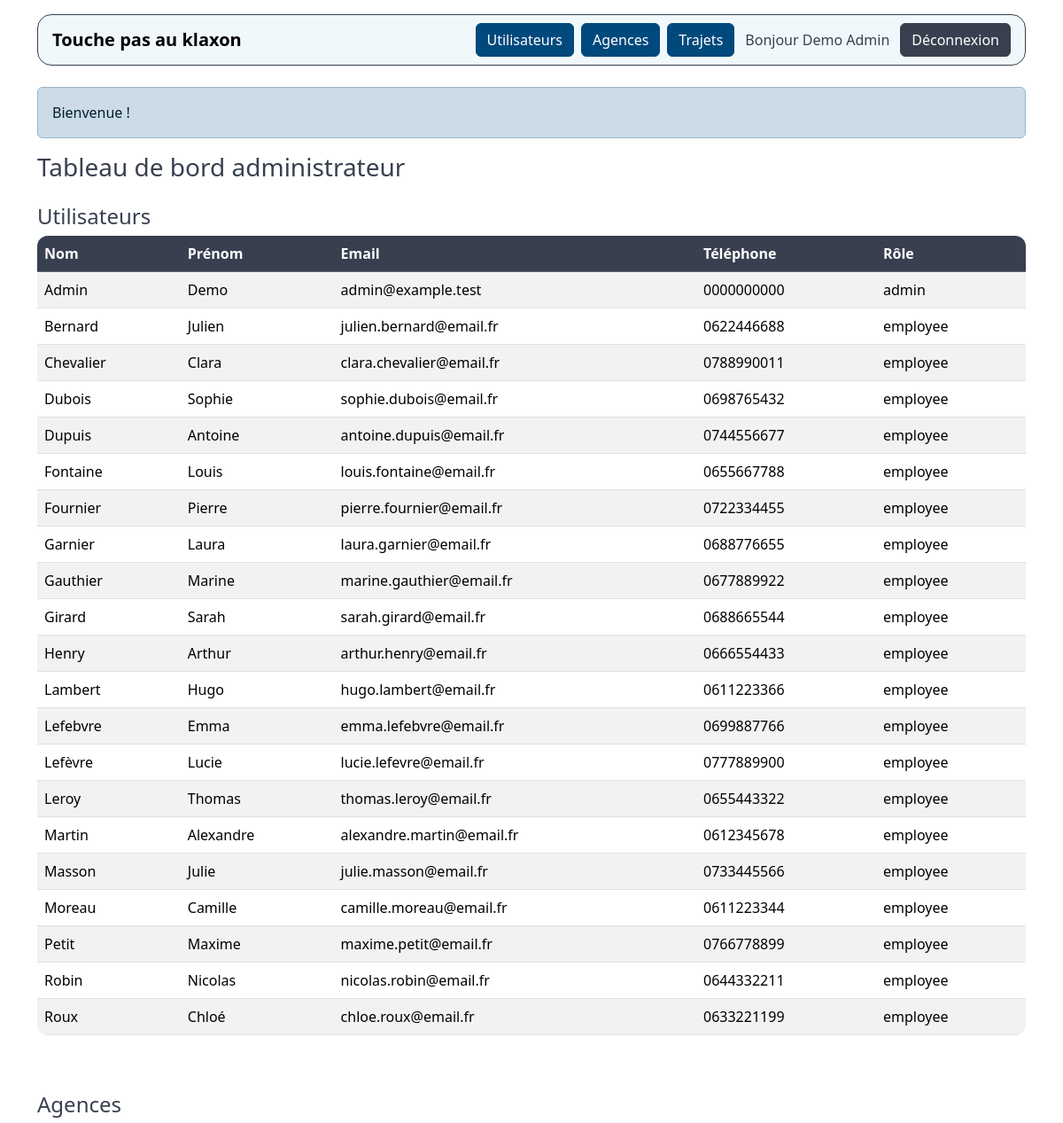
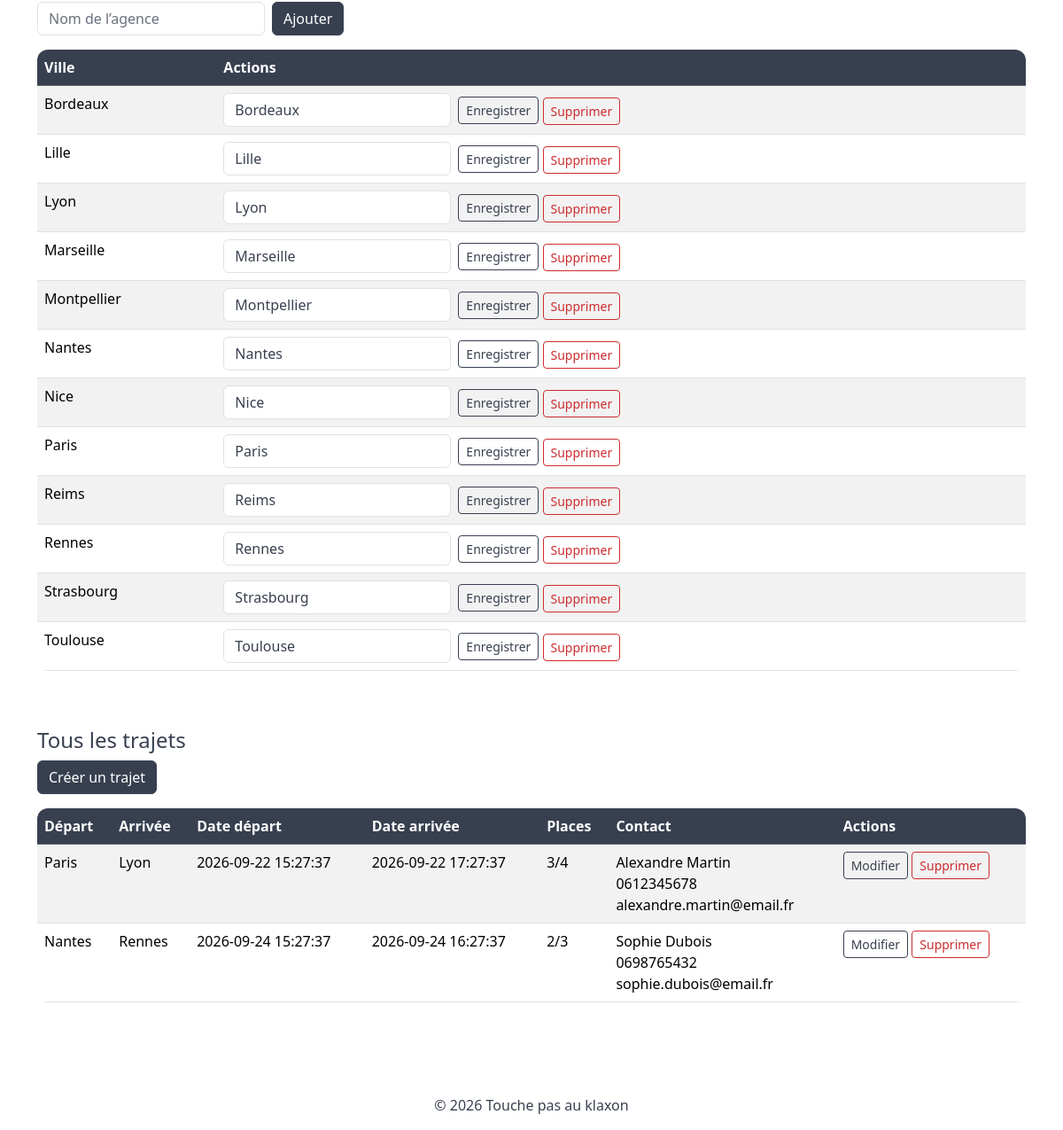
Page /admin (signed in) on the committed database (2 pictures, top to bottom).
### tables this page shows
CREATE TABLE IF NOT EXISTS users (
 id INT UNSIGNED AUTO_INCREMENT PRIMARY KEY,
 last_name VARCHAR(100) NOT NULL,
 first_name VARCHAR(100) NOT NULL,
 phone VARCHAR(20) NOT NULL,
 email VARCHAR(190) NOT NULL UNIQUE,
 password_hash VARCHAR(255) NOT NULL,
 role ENUM('employee','admin') NOT NULL DEFAULT 'employee'
);

CREATE TABLE IF NOT EXISTS agencies (
 id INT UNSIGNED AUTO_INCREMENT PRIMARY KEY,
 name VARCHAR(100) NOT NULL UNIQUE
);

CREATE TABLE IF NOT EXISTS trips (
 id INT UNSIGNED AUTO_INCREMENT PRIMARY KEY,
 departure_agency_id INT UNSIGNED NOT NULL,
 arrival_agency_id INT UNSIGNED NOT NULL,
 departure_at DATETIME NOT NULL,
 arrival_at DATETIME NOT NULL,
 total_seats TINYINT UNSIGNED NOT NULL,
 available_seats TINYINT UNSIGNED NOT NULL,
 author_id INT UNSIGNED NOT NULL,
 created_at TIMESTAMP NOT NULL DEFAULT CURRENT_TIMESTAMP,
 CONSTRAINT fk_trip_departure FOREIGN KEY (departure_agency_id) REFERENCES agencies(id) ON DELETE RESTRICT,
 CONSTRAINT fk_trip_arrival FOREIGN KEY (arrival_agency_id) REFERENCES agencies(id) ON DELETE RESTRICT,
 CONSTRAINT fk_trip_author FOREIGN KEY (author_id) REFERENCES users(id) ON DELETE RESTRICT,
 CONSTRAINT chk_trip_agencies CHECK (departure_agency_id <> arrival_agency_id),
 CONSTRAINT chk_trip_dates CHECK (arrival_at > departure_at),
 CONSTRAINT chk_trip_seats CHECK (total_seats BETWEEN 1 AND 50 AND available_seats <= total_seats),
 INDEX idx_trip_departure (departure_at, available_seats),
 INDEX idx_trip_author (author_id)
);

### public/index.php (called while the page is built, shortened)
<?php
try {
    $db = Database::connect(dirname(__DIR__));
    $controller = new AppController(new TripRepository($db), new AgencyRepository($db), new UserRepository($db));
    $controller->handle($_SERVER['REQUEST_METHOD'] ?? 'GET', parse_url($_SERVER['REQUEST_URI'] ?? '/', PHP_URL_PATH) ?: '/');
} catch (Throwable $exception) {
    error_log((string) $exception);
    http_response_code(500);
    echo 'Une erreur interne est survenue.';
}

### src/Repositories/UserRepository.php (called while the page is built, shortened)
<?php
final class UserRepository
{
    public function find(int $id): array|false
    {
        $statement = $this->db->prepare('SELECT id,first_name,last_name,email,phone,role FROM users WHERE id=?');
        $statement->execute([$id]);
        return $statement->fetch();
    }
    public function all(): array
    {
        return $this->db->query('SELECT id,first_name,last_name,email,phone,role FROM users ORDER BY last_name,first_name')->fetchAll();
    }
}

### src/Repositories/AgencyRepository.php (called while the page is built, shortened)
<?php
final class AgencyRepository
{
    public function all(): array
    {
        return $this->db->query('SELECT * FROM agencies ORDER BY name')->fetchAll();
    }
}

### src/Repositories/TripRepository.php (called while the page is built, shortened)
<?php
final class TripRepository
{
    public function all(bool $public = true): array
    {
        $where = $public ? 'WHERE t.departure_at > NOW() AND t.available_seats > 0' : '';
        $statement = $this->db->query("SELECT t.*, d.name AS departure_name, a.name AS arrival_name,
            u.first_name, u.last_name, u.phone, u.email
            FROM trips t JOIN agencies d ON d.id=t.departure_agency_id
            JOIN agencies a ON a.id=t.arrival_agency_id JOIN users u ON u.id=t.author_id
            {$where} ORDER BY t.departure_at ASC, t.id ASC");
        return $statement->fetchAll();
    }
}

### views/admin.php (the view)
<h1 class="h3">Tableau de bord administrateur</h1><section id="utilisateurs" class="my-4"><h2 class="h4">Utilisateurs</h2><div class="table-responsive"><table class="table table-striped"><thead class="table-dark"><tr><th>Nom</th><th>Prénom</th><th>Email</th><th>Téléphone</th><th>Rôle</th></tr></thead><tbody><?php foreach ($users as $entry): ?><tr><td><?= e($entry['last_name']) ?></td><td><?= e($entry['first_name']) ?></td><td><?= e($entry['email']) ?></td><td><?= e($entry['phone']) ?></td><td><?= e($entry['role']) ?></td></tr><?php endforeach; ?></tbody></table></div></section>
<section id="agences" class="my-5"><h2 class="h4">Agences</h2><form method="post" action="/admin/agencies" class="row g-2 mb-3"><?= token() ?><div class="col-auto"><label class="visually-hidden" for="new-agency">Nouvelle agence</label><input class="form-control" id="new-agency" name="name" maxlength="100" required placeholder="Nom de l’agence"></div><div class="col-auto"><button class="btn btn-dark">Ajouter</button></div></form><div class="table-responsive"><table class="table table-striped"><thead class="table-dark"><tr><th>Ville</th><th>Actions</th></tr></thead><tbody><?php foreach ($agencies as $agency): ?><tr><td><?= e($agency['name']) ?></td><td><form method="post" action="/admin/agencies/<?= (int) $agency['id'] ?>" class="d-inline-flex gap-2 align-items-center"><?= token() ?><label class="visually-hidden" for="agency<?= (int) $agency['id'] ?>">Renommer <?= e($agency['name']) ?></label><input id="agency<?= (int) $agency['id'] ?>" class="form-control" name="name" maxlength="100" value="<?= e($agency['name']) ?>" required><button class="btn btn-sm btn-outline-dark">Enregistrer</button></form> <form method="post" action="/admin/agencies/<?= (int) $agency['id'] ?>/delete" class="d-inline" onsubmit="return confirm('Supprimer cette agence ?')"><?= token() ?><button class="btn btn-sm btn-outline-danger">Supprimer</button></form></td></tr><?php endforeach; ?></tbody></table></div></section>
<section id="trajets" class="my-5"><h2 class="h4">Tous les trajets</h2><a class="btn btn-dark mb-3" href="/trips/new">Créer un trajet</a><div class="table-responsive"><table class="table table-striped"><thead class="table-dark"><tr><th>Départ</th><th>Arrivée</th><th>Date départ</th><th>Date arrivée</th><th>Places</th><th>Contact</th><th>Actions</th></tr></thead><tbody><?php foreach ($trips as $trip): ?><tr><td><?= e($trip['departure_name']) ?></td><td><?= e($trip['arrival_name']) ?></td><td><?= e($trip['departure_at']) ?></td><td><?= e($trip['arrival_at']) ?></td><td><?= e($trip['available_seats']) ?>/<?= e($trip['total_seats']) ?></td><td><?= e($trip['first_name'] . ' ' . $trip['last_name']) ?><br><?= e($trip['phone']) ?><br><?= e($trip['email']) ?></td><td><a class="btn btn-sm btn-outline-dark" href="/trips/<?= (int) $trip['id'] ?>/edit">Modifier</a> <form method="post" action="/trips/<?= (int) $trip['id'] ?>/delete" class="d-inline" onsubmit="return confirm('Supprimer ce trajet ?')"><?= token() ?><button class="btn btn-sm btn-outline-danger">Supprimer</button></form></td></tr><?php endforeach; ?></tbody></table></div></section>

### views/layout.php (shortened to what this page needs)
<?php
function e(mixed $value): string { return htmlspecialchars((string) $value, ENT_QUOTES | ENT_SUBSTITUTE, 'UTF-8'); }
?>
<!doctype html><html lang="fr"><head><meta charset="utf-8"><meta name="viewport" content="width=device-width,initial-scale=1"><title>Touche pas au klaxon</title>
<link rel="stylesheet" href="/assets/style.css"></head>
<body class="d-flex flex-column min-vh-100"><header class="container mt-3"><nav class="navbar navbar-expand-lg border border-dark rounded-4 px-3" aria-label="Navigation principale"><a class="navbar-brand fw-bold" href="<?= $user && $user['role'] === 'admin' ? '/admin' : '/' ?>">Touche pas au klaxon</a><div class="ms-auto d-flex gap-2 align-items-center flex-wrap">
<?php if (!$user): ?><a class="btn btn-dark" href="/login">Connexion</a>
<?php else: ?><?php if ($user['role'] === 'admin'): ?><a class="btn btn-secondary" href="/admin#utilisateurs">Utilisateurs</a><a class="btn btn-secondary" href="/admin#agences">Agences</a><a class="btn btn-secondary" href="/admin#trajets">Trajets</a><?php else: ?><a class="btn btn-dark" href="/trips/new">Créer un trajet</a><?php endif; ?>
<span class="mx-1">Bonjour <?= e($user['first_name'] . ' ' . $user['last_name']) ?></span><form action="/logout" method="post" class="m-0"><?= token() ?><button class="btn btn-dark">Déconnexion</button></form><?php endif; ?></div></nav></header>
<main class="container py-4 flex-grow-1"><?php if (isset($_SESSION['flash'])): ?><div class="alert alert-secondary" role="status"><?= e($_SESSION['flash']) ?></div><?php unset($_SESSION['flash']); endif; ?><?php require __DIR__ . '/' . $view . '.php'; ?></main>
<footer class="text-center py-3">© <?= date('Y') ?> Touche pas au klaxon</footer>
<script src="/assets/bootstrap.bundle.min.js"></script></body></html>

### rows in the picture
users: first_name+last_name "Demo Admin", last_name "Admin", first_name "Demo", email "admin@example.test", phone "0000000000", role "admin"
users: last_name "Bernard", first_name "Julien", email "julien.bernard@email.fr", phone "0622446688", role "employee"
users: last_name "Chevalier", first_name "Clara", email "clara.chevalier@email.fr", phone "0788990011", role "employee"
users: last_name "Dubois", first_name "Sophie", email "sophie.dubois@email.fr", phone "0698765432", role "employee"
users: last_name "Dupuis", first_name "Antoine", email "antoine.dupuis@email.fr", phone "0744556677", role "employee"
users: last_name "Fontaine", first_name "Louis", email "louis.fontaine@email.fr", phone "0655667788", role "employee"
users: last_name "Fournier", first_name "Pierre", email "pierre.fournier@email.fr", phone "0722334455", role "employee"
users: last_name "Garnier", first_name "Laura", email "laura.garnier@email.fr", phone "0688776655", role "employee"
users: last_name "Gauthier", first_name "Marine", email "marine.gauthier@email.fr", phone "0677889922", role "employee"
users: last_name "Girard", first_name "Sarah", email "sarah.girard@email.fr", phone "0688665544", role "employee"
users: last_name "Henry", first_name "Arthur", email "arthur.henry@email.fr", phone "0666554433", role "employee"
users: last_name "Lambert", first_name "Hugo", email "hugo.lambert@email.fr", phone "0611223366", role "employee"
users: last_name "Lefebvre", first_name "Emma", email "emma.lefebvre@email.fr", phone "0699887766", role "employee"
users: last_name "Lefèvre", first_name "Lucie", email "lucie.lefevre@email.fr", phone "0777889900", role "employee"
users: last_name "Leroy", first_name "Thomas", email "thomas.leroy@email.fr", phone "0655443322", role "employee"
users: last_name "Martin", first_name "Alexandre", email "alexandre.martin@email.fr", phone "0612345678", role "employee"
users: last_name "Masson", first_name "Julie", email "julie.masson@email.fr", phone "0733445566", role "employee"
users: last_name "Moreau", first_name "Camille", email "camille.moreau@email.fr", phone "0611223344", role "employee"
users: last_name "Petit", first_name "Maxime", email "maxime.petit@email.fr", phone "0766778899", role "employee"
users: last_name "Robin", first_name "Nicolas", email "nicolas.robin@email.fr", phone "0644332211", role "employee"
users: last_name "Roux", first_name "Chloé", email "chloe.roux@email.fr", phone "0633221199", role "employee"
agencies: name "Bordeaux"
agencies: name "Lille"
agencies: name "Lyon"
agencies: name "Marseille"
agencies: name "Montpellier"
agencies: name "Nantes"
agencies: name "Nice"
agencies: name "Paris"
agencies: name "Reims"
agencies: name "Rennes"
agencies: name "Strasbourg"
agencies: name "Toulouse"
trips: departure_agency.name "Paris", arrival_agency.name "Lyon", departure_at "2026-09-22 15:27:37", arrival_at "2026-09-22 17:27:37", available_seats "3", total_seats "4", author.last_name "Alexandre Martin", author.phone "0612345678", author.email "alexandre.martin@email.fr"
trips: departure_agency.name "Nantes", arrival_agency.name "Rennes", departure_at "2026-09-24 15:27:37", arrival_at "2026-09-24 16:27:37", available_seats "2", total_seats "3", author.last_name "Sophie Dubois", author.phone "0698765432", author.email "sophie.dubois@email.fr"

### other values in the picture
$_SESSION['flash'] "Bienvenue !"
